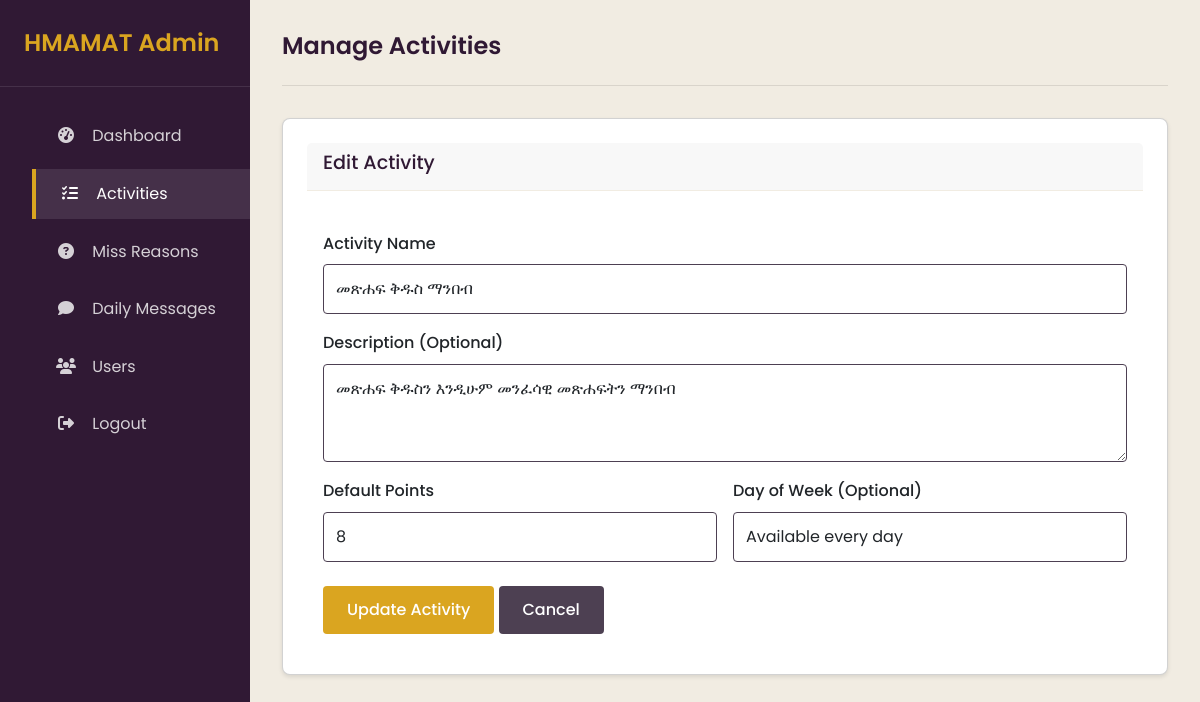
Page /admin/manage_activities.php?action=edit&id=5 (signed in) on the committed database.
### tables this page shows
CREATE TABLE `activities` (
  `id` int(11) NOT NULL,
  `name` varchar(50) NOT NULL,
  `description` text DEFAULT NULL,
  `default_points` int(11) NOT NULL DEFAULT 5,
  `day_of_week` int(11) DEFAULT NULL CHECK (`day_of_week` between 1 and 7),
  `created_at` datetime DEFAULT current_timestamp()
);

### admin/manage_activities.php (the view, shortened to what this page needs)
<?php
require_once '../includes/auth_check.php';
$name = "";
$description = "";
$default_points = 5;
$action = isset($_GET['action']) ? $_GET['action'] : '';
if ($action === 'edit' && isset($_GET['id'])) {
    $activity_id = (int)$_GET['id'];
    $stmt = $conn->prepare("SELECT id, name, description, default_points, day_of_week FROM activities WHERE id = ?");
    $stmt->bind_param("i", $activity_id);
    $stmt->execute();
    $result = $stmt->get_result();
    if ($result->num_rows === 1) {
        $activity = $result->fetch_assoc();
        $name = $activity['name'];
        $description = $activity['description'];
        $default_points = $activity['default_points'];
    } else {
        $error = "Activity not found.";
        $action = '';
    }
}
?>
<!DOCTYPE html>
<html lang="en">
<head>
    <link href="https://cdn.jsdelivr.net/npm/bootstrap@5.3.0-alpha1/dist/css/bootstrap.min.css" rel="stylesheet">
    <link rel="stylesheet" href="https://cdnjs.cloudflare.com/ajax/libs/font-awesome/6.1.1/css/all.min.css">
    <link rel="stylesheet" href="css/style.css">
</head>
<body>
    <div class="admin-container">
        <div class="sidebar">
            <div class="sidebar-header">
                <div class="admin-logo"><?php echo APP_NAME; ?> Admin</div>
            </div>
            <ul class="sidebar-menu">
                <li class="sidebar-menu-item">
                    <a href="index.php" class="sidebar-menu-link">
                        <i class="fas fa-tachometer-alt sidebar-menu-icon"></i> Dashboard
                    </a>
                </li>
                <li class="sidebar-menu-item">
                    <a href="manage_activities.php" class="sidebar-menu-link active">
                        <i class="fas fa-tasks sidebar-menu-icon"></i> Activities
                    </a>
                </li>
                <li class="sidebar-menu-item">
                    <a href="manage_reasons.php" class="sidebar-menu-link">
                        <i class="fas fa-question-circle sidebar-menu-icon"></i> Miss Reasons
                    </a>
                </li>
                <li class="sidebar-menu-item">
                    <a href="manage_messages.php" class="sidebar-menu-link">
                        <i class="fas fa-comment sidebar-menu-icon"></i> Daily Messages
                    </a>
                </li>
                <li class="sidebar-menu-item">
                    <a href="view_users.php" class="sidebar-menu-link">
                        <i class="fas fa-users sidebar-menu-icon"></i> Users
                    </a>
                </li>
                <li class="sidebar-menu-item">
                    <a href="logout.php" class="sidebar-menu-link">
                        <i class="fas fa-sign-out-alt sidebar-menu-icon"></i> Logout
                    </a>
                </li>
            </ul>
        </div>
        <div class="admin-content">
            <div class="admin-header">
                <h1 class="page-title">Manage Activities</h1>
            </div>
            <?php if ($action === 'add' || $action === 'edit'): ?>
            <div class="card">
                <div class="card-header">
                    <h3 class="card-title"><?php echo $action === 'edit' ? 'Edit' : 'Add'; ?> Activity</h3>
                </div>
                <div class="card-body">
                    <form method="post" action="<?php echo htmlspecialchars($_SERVER["PHP_SELF"]); ?>">
                        <div class="form-group mb-3">
                            <label for="name" class="form-label">Activity Name</label>
                            <input type="text" class="form-control" id="name" name="name" value="<?php echo htmlspecialchars($name); ?>" required>
                        </div>
                        <div class="form-group mb-3">
                            <label for="description" class="form-label">Description (Optional)</label>
                            <textarea class="form-control" id="description" name="description" rows="3"><?php echo htmlspecialchars($description); ?></textarea>
                        </div>
                        <div class="form-row">
                            <div class="form-col">
                                <label for="default_points" class="form-label">Default Points</label>
                                <input type="number" class="form-control" id="default_points" name="default_points" value="<?php echo $default_points; ?>" min="1" required>
                            </div>
                            <div class="form-col">
                                <label for="day_of_week" class="form-label">Day of Week (Optional)</label>
                                <select class="form-control" id="day_of_week" name="day_of_week">
                                    <option value="">Available every day</option>
                                </select>
                            </div>
                        </div>
                        <div class="mt-4">
                            <button type="submit" class="btn btn-primary"><?php echo $action === 'edit' ? 'Update' : 'Create'; ?> Activity</button>
                            <a href="manage_activities.php" class="btn btn-secondary">Cancel</a>
                        </div>
                    </form>
                </div>
            </div>
            <?php endif; ?>
        </div>
    </div>
</body>
</html>

### admin/css/style.css (style rules this page uses)
:root { --bg-color: #F1ECE2; --primary-color: #DAA520; --secondary-color: #CDAF56; --text-color: #5D4225; --dark-color: #301934; --border-color: #4D4052; --success-color: #3C8761; --warning-color: #B33A3A; --padding: 1rem; }
* { margin: 0; padding: 0; box-sizing: border-box; }
body { font-family: 'Poppins', 'Roboto', sans-serif; background-color: var(--bg-color); color: var(--text-color); line-height: 1.6; min-height: 100vh; display: flex; }
.admin-container { display: flex; width: 100%; min-height: 100vh; }
.sidebar { width: 250px; background-color: var(--dark-color); color: white; padding: 1.5rem 0; position: fixed; height: 100vh; overflow-y: auto; }
.sidebar-header { padding: 0 1.5rem 1.5rem; border-bottom: 1px solid rgba(255, 255, 255, 0.1); margin-bottom: 1.5rem; }
.admin-logo { font-size: 1.5rem; font-weight: 600; color: var(--primary-color); }
.sidebar-menu { list-style: none; }
.sidebar-menu-item { margin-bottom: 0.5rem; }
.sidebar-menu-link { display: block; padding: 0.75rem 1.5rem; color: rgba(255, 255, 255, 0.8); text-decoration: none; transition: all 0.3s ease; }
.sidebar-menu-link:hover, .sidebar-menu-link.active { background-color: rgba(255, 255, 255, 0.1); color: white; border-left: 4px solid var(--primary-color); }
.sidebar-menu-icon { margin-right: 0.75rem; width: 20px; text-align: center; }
.admin-content { flex: 1; margin-left: 250px; padding: 2rem; }
.admin-header { display: flex; justify-content: space-between; align-items: center; margin-bottom: 2rem; padding-bottom: 1rem; border-bottom: 1px solid rgba(0, 0, 0, 0.1); }
.page-title { font-size: 1.5rem; font-weight: 600; color: var(--dark-color); }
.card { background-color: white; border-radius: 8px; box-shadow: 0 2px 4px rgba(0, 0, 0, 0.1); padding: 1.5rem; margin-bottom: 1.5rem; }
.card-header { display: flex; justify-content: space-between; align-items: center; margin-bottom: 1.5rem; padding-bottom: 1rem; border-bottom: 1px solid var(--bg-color); }
.card-title { font-size: 1.2rem; margin-bottom: 0; color: var(--dark-color); }
.form-group { margin-bottom: 1.5rem; }
.form-label { display: block; margin-bottom: 0.5rem; font-weight: 500; }
.form-control { width: 100%; padding: 0.75rem; font-size: 1rem; border: 1px solid var(--border-color); border-radius: 4px; background-color: #fff; }
.form-row { display: flex; gap: 1rem; margin-bottom: 1.5rem; }
.form-col { flex: 1; }
.btn { display: inline-block; padding: 0.75rem 1.5rem; background-color: var(--primary-color); color: white; border: none; border-radius: 4px; cursor: pointer; font-weight: 500; transition: background-color 0.3s ease; }
.btn-secondary { background-color: var(--border-color); }
.mt-4 { margin-top: 2rem; }
.mb-3 { margin-bottom: 1.5rem; }

### rows in the picture
activities: name "መጽሐፍ ቅዱስ ማንበብ", description "መጽሐፍ ቅዱስን እንዲሁም መንፈሳዊ መጽሐፍትን ማንበብ", default_points "8"

### other values in the picture
APP_NAME "HMAMAT"
